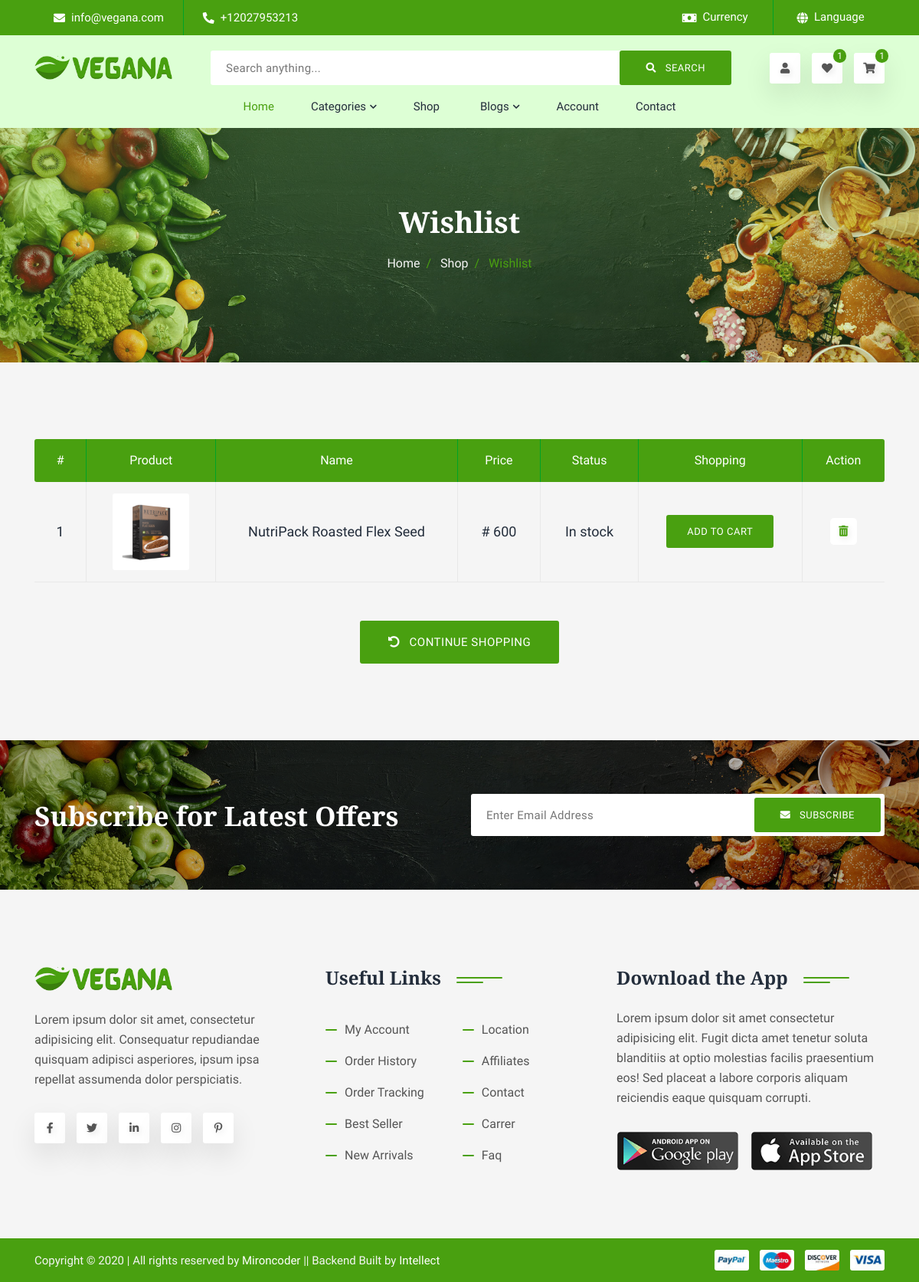
The app's page /wishlist/ (signed in) with its own data.
### store/models.py (models this page shows, shortened)
class Wishlist(models.Model):
    user = models.ForeignKey(get_user_model(), on_delete=models.CASCADE)
    items = models.ManyToManyField(WishItem)
    date_created = models.DateTimeField(auto_now_add=True)
    ordered_date = models.DateTimeField()
    ordered = models.BooleanField(default=False)
    class Meta:
        ordering = ['-date_created']

class Order(models.Model):
    user = models.ForeignKey(get_user_model(), on_delete=models.CASCADE)
    items = models.ManyToManyField(OrderItem)
    date_created = models.DateTimeField(auto_now_add=True)
    ordered_date = models.DateTimeField()
    ordered = models.BooleanField(default=False)
    billing = models.ForeignKey('BillingAdd', on_delete=models.SET_NULL, null=True)
    shipping = models.ForeignKey('ShippingAdd', on_delete=models.SET_NULL, null=True)
    details = models.ForeignKey('OrderDetail', on_delete=models.SET_NULL, null=True)
    ref = models.CharField(max_length=50, null=True, blank=True, unique=True,)
    class Meta:
        ordering = ['-date_created']

class WishItem(models.Model):
    product = models.ForeignKey(Product, on_delete=models.CASCADE)
    user = models.ForeignKey(get_user_model(), on_delete=models.CASCADE)
    ordered = models.BooleanField(default=False)

class Product(models.Model):
    name = models.CharField(max_length=150)
    actual_price = models.IntegerField()
    discount_price = models.IntegerField(null=True, blank=True)
    category = models.ForeignKey(Category, on_delete=models.SET_NULL, null=True, blank=True)
    tags = models.ManyToManyField(Tag, related_name='tag', blank=True)
    slug = models.SlugField(unique=True, editable=False)
    description = models.TextField(max_length=3000, default="This is an auto generated product description.")
    featured_image = models.ImageField(null=True, blank=True)
    is_on_sale = models.BooleanField(default=True)
    created = models.DateTimeField(auto_now_add=True)
    shipping_fee = models.IntegerField(default=0)
    def get_price(self):
        if self.discount_price:
            return self.discount_price
        else:
            return self.actual_price

### store/views.py (the view)
# urls.py: path("wishlist/", views.wishlist, name="wishlist"),
@login_required
def wishlist(request):
    all_categories = Category.objects.all()
    wishlist_qs = Wishlist.objects.filter(user=request.user, ordered=False)
    if wishlist_qs.exists():
        wishlist = wishlist_qs[0]
        wishlist_items = wishlist.items.all()
        context = {
            'wishlist': wishlist_items,
            'all_categories': all_categories,
        }
        return render(request, 'store/wishlist.html', context)
    else:
        messages.info(request, "You do not have a wishlist. Kindly add a product to your wishlist")
        return redirect('store:home')

### store/templatetags/orderitem_count.py (called while the page is built)
@register.filter
def cart_item_count(user):
    order_qs = Order.objects.filter(user=user, ordered=False)
    if order_qs.exists():
        order = order_qs[0]
        return order.items.count()
    else:
        return 0

@register.filter
def wishlist_item_count(user):
    wishlist_qs = Wishlist.objects.filter(user=user, ordered=False)
    if wishlist_qs.exists():
        wishlist = wishlist_qs[0]
        return wishlist.items.count()
    else:
        return 0

### store/templates/store/wishlist.html (shortened to what this page needs)
{% extends 'component/base.html' %}
{% load static %}
{% block content %}
<section class="single-banner">
      <div class="container">
        <div class="row">
          <div class="col-lg-12">
            <div class="single-content">
              <h2>Wishlist</h2>
              <ol class="breadcrumb">
                <li class="breadcrumb-item">
                  <a href="{% url 'store:home' %}">Home</a>
                </li>
                <li class="breadcrumb-item">
                  <a href="{% url 'store:home' %}">Shop</a>
                </li>
                <li class="breadcrumb-item active" aria-current="page">
                  Wishlist
                </li>
              </ol>
            </div>
          </div>
        </div>
      </div>
    </section>
    <section class="wish-part">
      <div class="container">
        <div class="row">
          <div class="col-lg-12">
            <div class="wish-list">
              <table class="table-list">
                <thead>
                  <tr>
                    <th scope="col">#</th>
                    <th scope="col">Product</th>
                    <th scope="col">Name</th>
                    <th scope="col">Price</th>
                    <th scope="col">Status</th>
                    <th scope="col">Shopping</th>
                    <th scope="col">Action</th>
                  </tr>
                </thead>
                <tbody>
                    {% if wishlist %}
                    {% for item in wishlist %}
                  <tr>
                    <td class="table-number"><h5>{{forloop.counter}}</h5></td>
                    <td class="table-product">
                      <img
                        src="{{item.product.featured_image.url}}"
                        alt="product-1"
                      />
                    </td>
                    <td class="table-name"><h5>{{item.product.name}}</h5></td>
                    <td class="table-price"><h5># {{item.product.get_price}}</h5></td>
                    <td class="table-status"><h5>{% if item.product.is_on_sale %} In stock {% else %} Not in Stock {% endif %}</h5></td>
                    <td class="table-shop">
                        <a class="btn btn-inline" href="{% url 'store:add-wish-to-cart' item.product.slug %}">Add to Cart</a>
                    </td>
                    <td class="table-action">
                      <a href="{% url 'store:remove-from-wishlist' item.product.slug %}"><i class="fas fa-trash-alt"></i></a>
                    </td>
                  </tr>
                  {% endfor %}
                  {% endif %}
                </tbody>
              </table>
            </div>
          </div>
        </div>
        <div class="row">
          <div class="col-lg-12">
            <div class="wish-btn">
              <a href="{% url 'store:home' %}" class="btn btn-inline">
                <i class="fas fa-undo-alt"></i> <span>Continue Shopping</span>
              </a>
            </div>
          </div>
        </div>
      </div>
    </section>
    {% endblock %}

### store/templates/component/navbar.html (shortened to what this page needs)
{% load static %}
{% load orderitem_count %}
<nav class="navbar-part">
    <div class="container">
      <div class="row">
        <div class="col-lg-12">
          <div class="navbar-element">
            <a class="navbar-logo" href="#">
              <img src="{% static 'assets/images/logo/01.png' %}" alt="logo" />
            </a>
            <form class="search-form navbar-src">
              <input type="text" placeholder="Search anything..." />
              <button class="btn btn-inline">
                <i class="fas fa-search"></i> <span>search</span>
              </button>
            </form>
            <ul class="right-widget">
              <li>
                <a class="icon icon-inline" href="{% if request.user.is_authenticated %} {% url 'account_logout'%} {% else %} {% url 'account_login' %} {% endif %}"
                  ><i class="fas fa-user"></i
                ></a>
              </li>
              <li>
                <a class="icon icon-inline" href="{% url 'store:wishlist' %}"
                  ><i class="fas fa-heart"></i><sup>{% if request.user.is_authenticated %} {{ request.user|wishlist_item_count}}{% else%} 0 {% endif %}</sup></a
                >
              </li>
              <li>
                <a class="icon icon-inline" href="{% url 'store:cart' %}"
                  ><i class="fas fa-shopping-cart"></i><sup>{% if request.user.is_authenticated %} {{ request.user|cart_item_count}}{% else%} 0 {% endif %}</sup></a
                >
              </li>
            </ul>
          </div>
        </div>
      </div>
      <div class="row">
        <div class="col-lg-12">
          <div class="navbar-slide">
            <div class="navbar-content">
              <ul class="navbar-list">
                <li class="navbar-item active">
                  <a class="navbar-link" href="{% url 'store:home' %}">Home</a>
                </li>
                <li class="navbar-item navbar-dropdown navbar-megamenu">
                  <a class="navbar-link dropdown-indicator" href="#">
                    <span>Categories</span>
                    <i class="fas fa-chevron-down"></i>
                  </a>
                </li>
                <li class="navbar-item navbar-dropdown">
                  <a class="navbar-link dropdown-indicator" href="{% url 'store:shop' %}">
                    <span>Shop</span>
                  </a>
                </li>
                <li class="navbar-item navbar-dropdown">
                  <a class="navbar-link dropdown-indicator" href="#">
                    <span>blogs</span> <i class="fas fa-chevron-down"></i>
                  </a>
                </li>
                <li class="navbar-item">
                  <a class="navbar-link" href="{% url 'store:account' %}"
                    >Account</a
                  >
                </li>
                <li class="navbar-item">
                  <a class="navbar-link" href="{% url 'store:contact' %}"
                    >contact</a
                  >
                </li>
              </ul>
            </div>
          </div>
        </div>
      </div>
    </div>
  </nav>

### static/assets/source/css/custom/main.css (style rules this page uses)
:root { --h1size: 50px;--h2size: 28px;--h3size: 24px;--h4size: 20px;--h5size: 18px;--h6size: 16px;--bodysize: 16px;--rweight: 400;--mweight: 500;--sweight: 600;--bweight: 700;--eweight: 800;--bcweight: 900;--pfamily: 'Heebo', sans-serif;--sfamily: 'Playfair Display', serif;--textcolor: #555555;--brandcolor: #49a010;--whitecolor: #ffffff;--headingcolor: #232d3b;--headerborder: #00a226;--navbarcolor: #ddffd5;--bordercolor: #e8e8e8;--graycolor: #f5f5f5;--pldrcolor: #777777;--starcolor: #ffcc23;--removecolor: #ff3838;--brandlight: #65ff00;--bshadow: 0px 15px 35px 0px rgba(0, 0, 0, 0.1);--bcardshadow: 0 2px 48px 0 rgba(0, 0, 0, 0.08);--biconshadow: 0px 8px 15px 0px rgba(0, 0, 0, 0.1);--tshadow: 2px 3px 8px rgba(0, 0, 0, 0.1) }
* { margin:0px;padding:0px;outline:0px }
img { vertical-align:middle }
a { text-decoration:none;display:inline-block }
ul,ol { list-style:none }
h1,h2,h3,h4,h5,h6,p,ul,li,span,label { margin-bottom:0px }
html,body { scroll-behavior:smooth }
body { font-size:var(--bodysize);font-weight:var(--rweight);font-family:var(--pfamily);line-height:26px;color:var(--textcolor);background:var(--graycolor) }
h2 { font-size:var(--h2size);font-weight:var(--bweight);font-family:var(--sfamily);color:var(--headingcolor) }
h5 { font-size:var(--h5size);font-weight:var(--mweight);font-family:var(--pfamily);color:var(--headingcolor) }
input::placeholder,textarea::placeholder { color:var(--pldrcolor);font-size:15px;letter-spacing:0.3px }
.navbar-dropdown { position:relative }
.dropdown-indicator { display:-webkit-box;display:-ms-flexbox;display:flex;-webkit-box-align:center;-ms-flex-align:center;align-items:center;-webkit-box-pack:center;-ms-flex-pack:center;justify-content:center;-webkit-box-pack:start;-ms-flex-pack:start;justify-content:flex-start }
.dropdown-indicator span { margin-right:5px }
.dropdown-indicator i { font-size:10px }
.navbar-megamenu { position:static }
.btn { border:none;font-size:13px;font-weight:500;text-transform:uppercase;padding:13px 32px;letter-spacing:0.5px;border-radius:3px;border:2px solid var(--brandcolor) }
.btn i { margin-right:8px }
.btn-inline { color:var(--whitecolor);background:var(--brandcolor) }
.search-form { width:100%;display:block;position:relative }
.search-form input { width:100%;height:45px;border:none;outline:none;border-radius:3px;background:var(--whitecolor);padding:0px 150px 0px 20px }
.search-form .btn { position:absolute;top:0px;right:0px;height:45px;padding:11px 32px }
.icon { font-size:14px;width:40px;height:40px;line-height:40px;text-align:center;border-radius:3px;text-shadow:var(--tshadow);-webkit-box-shadow:var(--bshadow);box-shadow:var(--bshadow);transition:all linear .3s;-webkit-transition:all linear .3s;-moz-transition:all linear .3s;-ms-transition:all linear .3s;-o-transition:all linear .3s }
.icon-inline { color:var(--textcolor);background:var(--whitecolor) }
.navbar-part { background:var(--navbarcolor) }
.navbar-element { padding-top:20px;display:-webkit-box;display:-ms-flexbox;display:flex;-webkit-box-align:center;-ms-flex-align:center;align-items:center;-webkit-box-pack:center;-ms-flex-pack:center;justify-content:center;-webkit-box-pack:justify;-ms-flex-pack:justify;justify-content:space-between }
.navbar-logo img { width:180px;height:auto }
.navbar-src { margin:0px 50px }
.right-widget { display:-webkit-box;display:-ms-flexbox;display:flex }
.right-widget li { margin-right:15px }
.right-widget li:last-child { margin-right:0px }
.right-widget li a { position:relative }
.right-widget li a sup { position:absolute;top:-5px;right:-5px;height:18px;font-size:12px;line-height:18px;padding:0px 5px;border-radius:30px;color:var(--whitecolor);background:var(--brandcolor);text-shadow:var(--tshadow) }
.navbar-slide { display:-webkit-box;display:-ms-flexbox;display:flex;-webkit-box-align:center;-ms-flex-align:center;align-items:center;-webkit-box-pack:center;-ms-flex-pack:center;justify-content:center }
.navbar-list { display:-webkit-box;display:-ms-flexbox;display:flex;-webkit-box-align:center;-ms-flex-align:center;align-items:center;-webkit-box-pack:center;-ms-flex-pack:center;justify-content:center }
.navbar-link { font-size:15px;font-weight:500;padding:15px 24px;border-radius:5px;color:var(--headingcolor);text-transform:capitalize;transition:all linear .3s;-webkit-transition:all linear .3s;-moz-transition:all linear .3s;-ms-transition:all linear .3s;-o-transition:all linear .3s }
.navbar-item.active .navbar-link { color:var(--brandcolor) }

### records on screen
WishItem: product.featured_image (picture), product.name "NutriPack Roasted Flex Seed", product.get_price "600", shows "In stock"

### other values on screen
{{ request.user|wishlist_item_count }} "1"
{{ request.user|cart_item_count }} "1"
